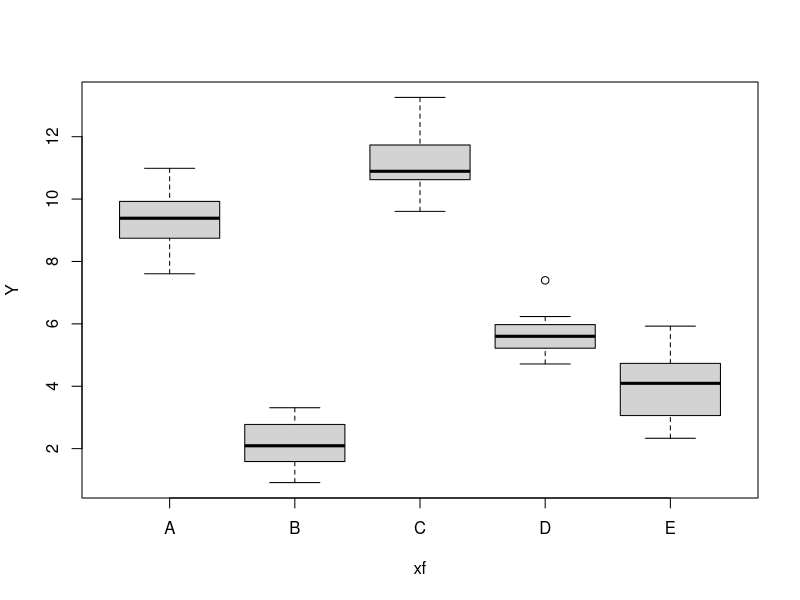

Reproduce this figure in R.
# Title     : TODO
# Objective : TODO
# Created by: carloscaro
# Created on: 2020-06-05

X = matrix(data=c(rep(1,100),
                  c(rep(1,20),rep(0,80)),
                  c(rep(0,20),rep(1,25),rep(0,55)),
                  c(rep(0,45),rep(1,20),rep(0,35)),
                  c(rep(0,65),rep(1,10),rep(0,25)),
                  c(rep(0,75),rep(1,25))),ncol=6)

#B = matrix(data=c(4,0.5,0.4,0.6,0.2,0.1),ncol=1)
B = matrix(data=c(4,5,-2,7,2,0.1),ncol=1)
Y = X%*%B + matrix(data=rnorm(100),ncol=1)
xf = factor(c(rep('A',20),rep('B',25),rep('C',20),
                rep('D',10),rep('E',25)))

boxplot(Y~xf)

mod = lm(Y ~ xf)
# By default, the lm function supresses the first column of the factors. This
# means that the first factor is the reference cell

# calculation xfB manually
# This is the manual calculation of the interception coefficient
n1 = sum(xf == 'A')
muhat = 1/n1*sum(Y*(xf=='A'))
# This is the manual calculation of the B factor coefficient
n2 = sum(xf=='B')
xfb_m = 1/n2*sum(Y*(xf=='B')) - muhat

summary(mod)
anova(mod)